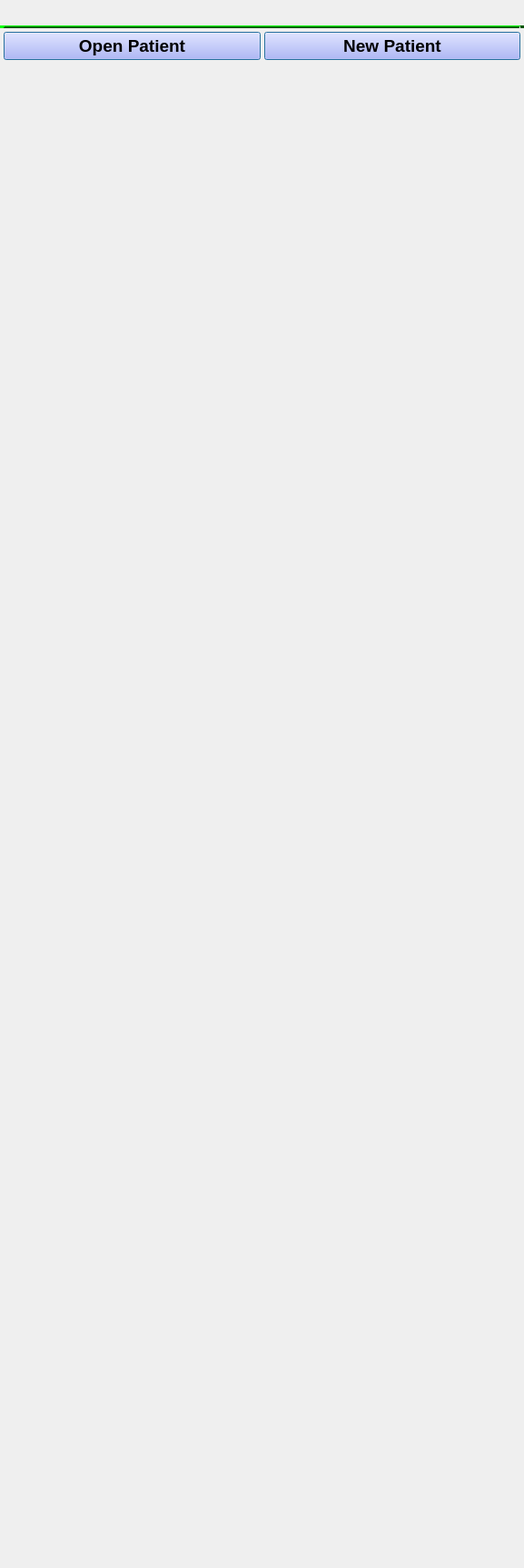
<?xml version="1.0" encoding="UTF-8"?>
<ui version="4.0">
 <class>qSlicerWelcomeModuleWidget</class>
 <widget class="qSlicerWidget" name="qSlicerWelcomeModuleWidget">
  <property name="geometry">
   <rect>
    <x>0</x>
    <y>0</y>
    <width>577</width>
    <height>1725</height>
   </rect>
  </property>
  <property name="windowTitle">
   <string>Welcome</string>
  </property>
  <layout class="QVBoxLayout" name="verticalLayout_12">
   <item>
    <widget class="QLabel" name="LogLable">
     <property name="text">
      <string/>
     </property>
     <property name="pixmap">
      <pixmap resource="../../../../../Applications/SRPlanApp/Resources/SRPlan.qrc">:/ModulePanelLogo.png</pixmap>
     </property>
    </widget>
   </item>
   <item>
    <widget class="QLabel" name="label">
     <property name="text">
      <string/>
     </property>
     <property name="pixmap">
      <pixmap resource="../qSlicerWelcomeModule.qrc">:/Images/WelcomeLogo.png</pixmap>
     </property>
     <property name="scaledContents">
      <bool>false</bool>
     </property>
    </widget>
   </item>
   <item>
    <widget class="Line" name="line">
     <property name="palette">
      <palette>
       <active>
        <colorrole role="WindowText">
         <brush brushstyle="SolidPattern">
          <color alpha="255">
           <red>0</red>
           <green>0</green>
           <blue>0</blue>
          </color>
         </brush>
        </colorrole>
        <colorrole role="Button">
         <brush brushstyle="SolidPattern">
          <color alpha="255">
           <red>0</red>
           <green>170</green>
           <blue>0</blue>
          </color>
         </brush>
        </colorrole>
        <colorrole role="Light">
         <brush brushstyle="SolidPattern">
          <color alpha="255">
           <red>0</red>
           <green>255</green>
           <blue>0</blue>
          </color>
         </brush>
        </colorrole>
        <colorrole role="Midlight">
         <brush brushstyle="SolidPattern">
          <color alpha="255">
           <red>0</red>
           <green>212</green>
           <blue>0</blue>
          </color>
         </brush>
        </colorrole>
        <colorrole role="Dark">
         <brush brushstyle="SolidPattern">
          <color alpha="255">
           <red>0</red>
           <green>85</green>
           <blue>0</blue>
          </color>
         </brush>
        </colorrole>
        <colorrole role="Mid">
         <brush brushstyle="SolidPattern">
          <color alpha="255">
           <red>0</red>
           <green>113</green>
           <blue>0</blue>
          </color>
         </brush>
        </colorrole>
        <colorrole role="Text">
         <brush brushstyle="SolidPattern">
          <color alpha="255">
           <red>0</red>
           <green>0</green>
           <blue>0</blue>
          </color>
         </brush>
        </colorrole>
        <colorrole role="BrightText">
         <brush brushstyle="SolidPattern">
          <color alpha="255">
           <red>255</red>
           <green>255</green>
           <blue>255</blue>
          </color>
         </brush>
        </colorrole>
        <colorrole role="ButtonText">
         <brush brushstyle="SolidPattern">
          <color alpha="255">
           <red>0</red>
           <green>0</green>
           <blue>0</blue>
          </color>
         </brush>
        </colorrole>
        <colorrole role="Base">
         <brush brushstyle="SolidPattern">
          <color alpha="255">
           <red>255</red>
           <green>255</green>
           <blue>255</blue>
          </color>
         </brush>
        </colorrole>
        <colorrole role="Window">
         <brush brushstyle="SolidPattern">
          <color alpha="255">
           <red>0</red>
           <green>170</green>
           <blue>0</blue>
          </color>
         </brush>
        </colorrole>
        <colorrole role="Shadow">
         <brush brushstyle="SolidPattern">
          <color alpha="255">
           <red>0</red>
           <green>0</green>
           <blue>0</blue>
          </color>
         </brush>
        </colorrole>
        <colorrole role="AlternateBase">
         <brush brushstyle="SolidPattern">
          <color alpha="255">
           <red>127</red>
           <green>212</green>
           <blue>127</blue>
          </color>
         </brush>
        </colorrole>
        <colorrole role="ToolTipBase">
         <brush brushstyle="SolidPattern">
          <color alpha="255">
           <red>255</red>
           <green>255</green>
           <blue>220</blue>
          </color>
         </brush>
        </colorrole>
        <colorrole role="ToolTipText">
         <brush brushstyle="SolidPattern">
          <color alpha="255">
           <red>0</red>
           <green>0</green>
           <blue>0</blue>
          </color>
         </brush>
        </colorrole>
       </active>
       <inactive>
        <colorrole role="WindowText">
         <brush brushstyle="SolidPattern">
          <color alpha="255">
           <red>0</red>
           <green>0</green>
           <blue>0</blue>
          </color>
         </brush>
        </colorrole>
        <colorrole role="Button">
         <brush brushstyle="SolidPattern">
          <color alpha="255">
           <red>0</red>
           <green>170</green>
           <blue>0</blue>
          </color>
         </brush>
        </colorrole>
        <colorrole role="Light">
         <brush brushstyle="SolidPattern">
          <color alpha="255">
           <red>0</red>
           <green>255</green>
           <blue>0</blue>
          </color>
         </brush>
        </colorrole>
        <colorrole role="Midlight">
         <brush brushstyle="SolidPattern">
          <color alpha="255">
           <red>0</red>
           <green>212</green>
           <blue>0</blue>
          </color>
         </brush>
        </colorrole>
        <colorrole role="Dark">
         <brush brushstyle="SolidPattern">
          <color alpha="255">
           <red>0</red>
           <green>85</green>
           <blue>0</blue>
          </color>
         </brush>
        </colorrole>
        <colorrole role="Mid">
         <brush brushstyle="SolidPattern">
          <color alpha="255">
           <red>0</red>
           <green>113</green>
           <blue>0</blue>
          </color>
         </brush>
        </colorrole>
        <colorrole role="Text">
         <brush brushstyle="SolidPattern">
          <color alpha="255">
           <red>0</red>
           <green>0</green>
           <blue>0</blue>
          </color>
         </brush>
        </colorrole>
        <colorrole role="BrightText">
         <brush brushstyle="SolidPattern">
          <color alpha="255">
           <red>255</red>
           <green>255</green>
           <blue>255</blue>
          </color>
         </brush>
        </colorrole>
        <colorrole role="ButtonText">
         <brush brushstyle="SolidPattern">
          <color alpha="255">
           <red>0</red>
           <green>0</green>
           <blue>0</blue>
          </color>
         </brush>
        </colorrole>
        <colorrole role="Base">
         <brush brushstyle="SolidPattern">
          <color alpha="255">
           <red>255</red>
           <green>255</green>
           <blue>255</blue>
          </color>
         </brush>
        </colorrole>
        <colorrole role="Window">
         <brush brushstyle="SolidPattern">
          <color alpha="255">
           <red>0</red>
           <green>170</green>
           <blue>0</blue>
          </color>
         </brush>
        </colorrole>
        <colorrole role="Shadow">
         <brush brushstyle="SolidPattern">
          <color alpha="255">
           <red>0</red>
           <green>0</green>
           <blue>0</blue>
          </color>
         </brush>
        </colorrole>
        <colorrole role="AlternateBase">
         <brush brushstyle="SolidPattern">
          <color alpha="255">
           <red>127</red>
           <green>212</green>
           <blue>127</blue>
          </color>
         </brush>
        </colorrole>
        <colorrole role="ToolTipBase">
         <brush brushstyle="SolidPattern">
          <color alpha="255">
           <red>255</red>
           <green>255</green>
           <blue>220</blue>
          </color>
         </brush>
        </colorrole>
        <colorrole role="ToolTipText">
         <brush brushstyle="SolidPattern">
          <color alpha="255">
           <red>0</red>
           <green>0</green>
           <blue>0</blue>
          </color>
         </brush>
        </colorrole>
       </inactive>
       <disabled>
        <colorrole role="WindowText">
         <brush brushstyle="SolidPattern">
          <color alpha="255">
           <red>0</red>
           <green>85</green>
           <blue>0</blue>
          </color>
         </brush>
        </colorrole>
        <colorrole role="Button">
         <brush brushstyle="SolidPattern">
          <color alpha="255">
           <red>0</red>
           <green>170</green>
           <blue>0</blue>
          </color>
         </brush>
        </colorrole>
        <colorrole role="Light">
         <brush brushstyle="SolidPattern">
          <color alpha="255">
           <red>0</red>
           <green>255</green>
           <blue>0</blue>
          </color>
         </brush>
        </colorrole>
        <colorrole role="Midlight">
         <brush brushstyle="SolidPattern">
          <color alpha="255">
           <red>0</red>
           <green>212</green>
           <blue>0</blue>
          </color>
         </brush>
        </colorrole>
        <colorrole role="Dark">
         <brush brushstyle="SolidPattern">
          <color alpha="255">
           <red>0</red>
           <green>85</green>
           <blue>0</blue>
          </color>
         </brush>
        </colorrole>
        <colorrole role="Mid">
         <brush brushstyle="SolidPattern">
          <color alpha="255">
           <red>0</red>
           <green>113</green>
           <blue>0</blue>
          </color>
         </brush>
        </colorrole>
        <colorrole role="Text">
         <brush brushstyle="SolidPattern">
          <color alpha="255">
           <red>0</red>
           <green>85</green>
           <blue>0</blue>
          </color>
         </brush>
        </colorrole>
        <colorrole role="BrightText">
         <brush brushstyle="SolidPattern">
          <color alpha="255">
           <red>255</red>
           <green>255</green>
           <blue>255</blue>
          </color>
         </brush>
        </colorrole>
        <colorrole role="ButtonText">
         <brush brushstyle="SolidPattern">
          <color alpha="255">
           <red>0</red>
           <green>85</green>
           <blue>0</blue>
          </color>
         </brush>
        </colorrole>
        <colorrole role="Base">
         <brush brushstyle="SolidPattern">
          <color alpha="255">
           <red>0</red>
           <green>170</green>
           <blue>0</blue>
          </color>
         </brush>
        </colorrole>
        <colorrole role="Window">
         <brush brushstyle="SolidPattern">
          <color alpha="255">
           <red>0</red>
           <green>170</green>
           <blue>0</blue>
          </color>
         </brush>
        </colorrole>
        <colorrole role="Shadow">
         <brush brushstyle="SolidPattern">
          <color alpha="255">
           <red>0</red>
           <green>0</green>
           <blue>0</blue>
          </color>
         </brush>
        </colorrole>
        <colorrole role="AlternateBase">
         <brush brushstyle="SolidPattern">
          <color alpha="255">
           <red>0</red>
           <green>170</green>
           <blue>0</blue>
          </color>
         </brush>
        </colorrole>
        <colorrole role="ToolTipBase">
         <brush brushstyle="SolidPattern">
          <color alpha="255">
           <red>255</red>
           <green>255</green>
           <blue>220</blue>
          </color>
         </brush>
        </colorrole>
        <colorrole role="ToolTipText">
         <brush brushstyle="SolidPattern">
          <color alpha="255">
           <red>0</red>
           <green>0</green>
           <blue>0</blue>
          </color>
         </brush>
        </colorrole>
       </disabled>
      </palette>
     </property>
     <property name="autoFillBackground">
      <bool>false</bool>
     </property>
     <property name="frameShadow">
      <enum>QFrame::Raised</enum>
     </property>
     <property name="lineWidth">
      <number>5</number>
     </property>
     <property name="midLineWidth">
      <number>1</number>
     </property>
     <property name="orientation">
      <enum>Qt::Horizontal</enum>
     </property>
    </widget>
   </item>
   <item>
    <widget class="QFrame" name="ButtonsFrame">
     <property name="font">
      <font>
       <weight>75</weight>
       <bold>true</bold>
      </font>
     </property>
     <property name="frameShape">
      <enum>QFrame::NoFrame</enum>
     </property>
     <property name="frameShadow">
      <enum>QFrame::Raised</enum>
     </property>
     <layout class="QGridLayout" name="gridLayout_2">
      <property name="leftMargin">
       <number>4</number>
      </property>
      <property name="topMargin">
       <number>4</number>
      </property>
      <property name="rightMargin">
       <number>4</number>
      </property>
      <property name="bottomMargin">
       <number>4</number>
      </property>
      <property name="spacing">
       <number>4</number>
      </property>
      <item row="2" column="1">
       <widget class="QPushButton" name="NewPatientButton">
        <property name="palette">
         <palette>
          <active>
           <colorrole role="WindowText">
            <brush brushstyle="SolidPattern">
             <color alpha="255">
              <red>0</red>
              <green>0</green>
              <blue>0</blue>
             </color>
            </brush>
           </colorrole>
           <colorrole role="Button">
            <brush brushstyle="SolidPattern">
             <color alpha="255">
              <red>170</red>
              <green>170</green>
              <blue>255</blue>
             </color>
            </brush>
           </colorrole>
           <colorrole role="Light">
            <brush brushstyle="SolidPattern">
             <color alpha="255">
              <red>255</red>
              <green>255</green>
              <blue>255</blue>
             </color>
            </brush>
           </colorrole>
           <colorrole role="Midlight">
            <brush brushstyle="SolidPattern">
             <color alpha="255">
              <red>212</red>
              <green>212</green>
              <blue>255</blue>
             </color>
            </brush>
           </colorrole>
           <colorrole role="Dark">
            <brush brushstyle="SolidPattern">
             <color alpha="255">
              <red>85</red>
              <green>85</green>
              <blue>127</blue>
             </color>
            </brush>
           </colorrole>
           <colorrole role="Mid">
            <brush brushstyle="SolidPattern">
             <color alpha="255">
              <red>113</red>
              <green>113</green>
              <blue>170</blue>
             </color>
            </brush>
           </colorrole>
           <colorrole role="Text">
            <brush brushstyle="SolidPattern">
             <color alpha="255">
              <red>0</red>
              <green>0</green>
              <blue>0</blue>
             </color>
            </brush>
           </colorrole>
           <colorrole role="BrightText">
            <brush brushstyle="SolidPattern">
             <color alpha="255">
              <red>255</red>
              <green>255</green>
              <blue>255</blue>
             </color>
            </brush>
           </colorrole>
           <colorrole role="ButtonText">
            <brush brushstyle="SolidPattern">
             <color alpha="255">
              <red>0</red>
              <green>0</green>
              <blue>0</blue>
             </color>
            </brush>
           </colorrole>
           <colorrole role="Base">
            <brush brushstyle="SolidPattern">
             <color alpha="255">
              <red>255</red>
              <green>255</green>
              <blue>255</blue>
             </color>
            </brush>
           </colorrole>
           <colorrole role="Window">
            <brush brushstyle="SolidPattern">
             <color alpha="255">
              <red>170</red>
              <green>170</green>
              <blue>255</blue>
             </color>
            </brush>
           </colorrole>
           <colorrole role="Shadow">
            <brush brushstyle="SolidPattern">
             <color alpha="255">
              <red>0</red>
              <green>0</green>
              <blue>0</blue>
             </color>
            </brush>
           </colorrole>
           <colorrole role="AlternateBase">
            <brush brushstyle="SolidPattern">
             <color alpha="255">
              <red>212</red>
              <green>212</green>
              <blue>255</blue>
             </color>
            </brush>
           </colorrole>
           <colorrole role="ToolTipBase">
            <brush brushstyle="SolidPattern">
             <color alpha="255">
              <red>255</red>
              <green>255</green>
              <blue>220</blue>
             </color>
            </brush>
           </colorrole>
           <colorrole role="ToolTipText">
            <brush brushstyle="SolidPattern">
             <color alpha="255">
              <red>0</red>
              <green>0</green>
              <blue>0</blue>
             </color>
            </brush>
           </colorrole>
          </active>
          <inactive>
           <colorrole role="WindowText">
            <brush brushstyle="SolidPattern">
             <color alpha="255">
              <red>0</red>
              <green>0</green>
              <blue>0</blue>
             </color>
            </brush>
           </colorrole>
           <colorrole role="Button">
            <brush brushstyle="SolidPattern">
             <color alpha="255">
              <red>170</red>
              <green>170</green>
              <blue>255</blue>
             </color>
            </brush>
           </colorrole>
           <colorrole role="Light">
            <brush brushstyle="SolidPattern">
             <color alpha="255">
              <red>255</red>
              <green>255</green>
              <blue>255</blue>
             </color>
            </brush>
           </colorrole>
           <colorrole role="Midlight">
            <brush brushstyle="SolidPattern">
             <color alpha="255">
              <red>212</red>
              <green>212</green>
              <blue>255</blue>
             </color>
            </brush>
           </colorrole>
           <colorrole role="Dark">
            <brush brushstyle="SolidPattern">
             <color alpha="255">
              <red>85</red>
              <green>85</green>
              <blue>127</blue>
             </color>
            </brush>
           </colorrole>
           <colorrole role="Mid">
            <brush brushstyle="SolidPattern">
             <color alpha="255">
              <red>113</red>
              <green>113</green>
              <blue>170</blue>
             </color>
            </brush>
           </colorrole>
           <colorrole role="Text">
            <brush brushstyle="SolidPattern">
             <color alpha="255">
              <red>0</red>
              <green>0</green>
              <blue>0</blue>
             </color>
            </brush>
           </colorrole>
           <colorrole role="BrightText">
            <brush brushstyle="SolidPattern">
             <color alpha="255">
              <red>255</red>
              <green>255</green>
              <blue>255</blue>
             </color>
            </brush>
           </colorrole>
           <colorrole role="ButtonText">
            <brush brushstyle="SolidPattern">
             <color alpha="255">
              <red>0</red>
              <green>0</green>
              <blue>0</blue>
             </color>
            </brush>
           </colorrole>
           <colorrole role="Base">
            <brush brushstyle="SolidPattern">
             <color alpha="255">
              <red>255</red>
              <green>255</green>
              <blue>255</blue>
             </color>
            </brush>
           </colorrole>
           <colorrole role="Window">
            <brush brushstyle="SolidPattern">
             <color alpha="255">
              <red>170</red>
              <green>170</green>
              <blue>255</blue>
             </color>
            </brush>
           </colorrole>
           <colorrole role="Shadow">
            <brush brushstyle="SolidPattern">
             <color alpha="255">
              <red>0</red>
              <green>0</green>
              <blue>0</blue>
             </color>
            </brush>
           </colorrole>
           <colorrole role="AlternateBase">
            <brush brushstyle="SolidPattern">
             <color alpha="255">
              <red>212</red>
              <green>212</green>
              <blue>255</blue>
             </color>
            </brush>
           </colorrole>
           <colorrole role="ToolTipBase">
            <brush brushstyle="SolidPattern">
             <color alpha="255">
              <red>255</red>
              <green>255</green>
              <blue>220</blue>
             </color>
            </brush>
           </colorrole>
           <colorrole role="ToolTipText">
            <brush brushstyle="SolidPattern">
             <color alpha="255">
              <red>0</red>
              <green>0</green>
              <blue>0</blue>
             </color>
            </brush>
           </colorrole>
          </inactive>
          <disabled>
           <colorrole role="WindowText">
            <brush brushstyle="SolidPattern">
             <color alpha="255">
              <red>85</red>
              <green>85</green>
              <blue>127</blue>
             </color>
            </brush>
           </colorrole>
           <colorrole role="Button">
            <brush brushstyle="SolidPattern">
             <color alpha="255">
              <red>170</red>
              <green>170</green>
              <blue>255</blue>
             </color>
            </brush>
           </colorrole>
           <colorrole role="Light">
            <brush brushstyle="SolidPattern">
             <color alpha="255">
              <red>255</red>
              <green>255</green>
              <blue>255</blue>
             </color>
            </brush>
           </colorrole>
           <colorrole role="Midlight">
            <brush brushstyle="SolidPattern">
             <color alpha="255">
              <red>212</red>
              <green>212</green>
              <blue>255</blue>
             </color>
            </brush>
           </colorrole>
           <colorrole role="Dark">
            <brush brushstyle="SolidPattern">
             <color alpha="255">
              <red>85</red>
              <green>85</green>
              <blue>127</blue>
             </color>
            </brush>
           </colorrole>
           <colorrole role="Mid">
            <brush brushstyle="SolidPattern">
             <color alpha="255">
              <red>113</red>
              <green>113</green>
              <blue>170</blue>
             </color>
            </brush>
           </colorrole>
           <colorrole role="Text">
            <brush brushstyle="SolidPattern">
             <color alpha="255">
              <red>85</red>
              <green>85</green>
              <blue>127</blue>
             </color>
            </brush>
           </colorrole>
           <colorrole role="BrightText">
            <brush brushstyle="SolidPattern">
             <color alpha="255">
              <red>255</red>
              <green>255</green>
              <blue>255</blue>
             </color>
            </brush>
           </colorrole>
           <colorrole role="ButtonText">
            <brush brushstyle="SolidPattern">
             <color alpha="255">
              <red>85</red>
              <green>85</green>
              <blue>127</blue>
             </color>
            </brush>
           </colorrole>
           <colorrole role="Base">
            <brush brushstyle="SolidPattern">
             <color alpha="255">
              <red>170</red>
              <green>170</green>
              <blue>255</blue>
             </color>
            </brush>
           </colorrole>
           <colorrole role="Window">
            <brush brushstyle="SolidPattern">
             <color alpha="255">
              <red>170</red>
              <green>170</green>
              <blue>255</blue>
             </color>
            </brush>
           </colorrole>
           <colorrole role="Shadow">
            <brush brushstyle="SolidPattern">
             <color alpha="255">
              <red>0</red>
              <green>0</green>
              <blue>0</blue>
             </color>
            </brush>
           </colorrole>
           <colorrole role="AlternateBase">
            <brush brushstyle="SolidPattern">
             <color alpha="255">
              <red>170</red>
              <green>170</green>
              <blue>255</blue>
             </color>
            </brush>
           </colorrole>
           <colorrole role="ToolTipBase">
            <brush brushstyle="SolidPattern">
             <color alpha="255">
              <red>255</red>
              <green>255</green>
              <blue>220</blue>
             </color>
            </brush>
           </colorrole>
           <colorrole role="ToolTipText">
            <brush brushstyle="SolidPattern">
             <color alpha="255">
              <red>0</red>
              <green>0</green>
              <blue>0</blue>
             </color>
            </brush>
           </colorrole>
          </disabled>
         </palette>
        </property>
        <property name="font">
         <font>
          <pointsize>14</pointsize>
         </font>
        </property>
        <property name="autoFillBackground">
         <bool>false</bool>
        </property>
        <property name="text">
         <string>New Patient</string>
        </property>
        <property name="icon">
         <iconset resource="../qSlicerWelcomeModule.qrc">
          <normaloff>:/Icons/NewPatient.ico</normaloff>:/Icons/NewPatient.ico</iconset>
        </property>
        <property name="iconSize">
         <size>
          <width>45</width>
          <height>48</height>
         </size>
        </property>
        <property name="autoDefault">
         <bool>true</bool>
        </property>
        <property name="default">
         <bool>true</bool>
        </property>
        <property name="flat">
         <bool>false</bool>
        </property>
       </widget>
      </item>
      <item row="2" column="0">
       <widget class="QPushButton" name="OpenPatientButton">
        <property name="palette">
         <palette>
          <active>
           <colorrole role="WindowText">
            <brush brushstyle="SolidPattern">
             <color alpha="255">
              <red>0</red>
              <green>0</green>
              <blue>0</blue>
             </color>
            </brush>
           </colorrole>
           <colorrole role="Button">
            <brush brushstyle="SolidPattern">
             <color alpha="255">
              <red>170</red>
              <green>170</green>
              <blue>255</blue>
             </color>
            </brush>
           </colorrole>
           <colorrole role="Light">
            <brush brushstyle="SolidPattern">
             <color alpha="255">
              <red>255</red>
              <green>255</green>
              <blue>255</blue>
             </color>
            </brush>
           </colorrole>
           <colorrole role="Midlight">
            <brush brushstyle="SolidPattern">
             <color alpha="255">
              <red>212</red>
              <green>212</green>
              <blue>255</blue>
             </color>
            </brush>
           </colorrole>
           <colorrole role="Dark">
            <brush brushstyle="SolidPattern">
             <color alpha="255">
              <red>85</red>
              <green>85</green>
              <blue>127</blue>
             </color>
            </brush>
           </colorrole>
           <colorrole role="Mid">
            <brush brushstyle="SolidPattern">
             <color alpha="255">
              <red>113</red>
              <green>113</green>
              <blue>170</blue>
             </color>
            </brush>
           </colorrole>
           <colorrole role="Text">
            <brush brushstyle="SolidPattern">
             <color alpha="255">
              <red>0</red>
              <green>0</green>
              <blue>0</blue>
             </color>
            </brush>
           </colorrole>
           <colorrole role="BrightText">
            <brush brushstyle="SolidPattern">
             <color alpha="255">
              <red>255</red>
              <green>255</green>
              <blue>255</blue>
             </color>
            </brush>
           </colorrole>
           <colorrole role="ButtonText">
            <brush brushstyle="SolidPattern">
             <color alpha="255">
              <red>0</red>
              <green>0</green>
              <blue>0</blue>
             </color>
            </brush>
           </colorrole>
           <colorrole role="Base">
            <brush brushstyle="SolidPattern">
             <color alpha="255">
              <red>255</red>
              <green>255</green>
              <blue>255</blue>
             </color>
            </brush>
           </colorrole>
           <colorrole role="Window">
            <brush brushstyle="SolidPattern">
             <color alpha="255">
              <red>170</red>
              <green>170</green>
              <blue>255</blue>
             </color>
            </brush>
           </colorrole>
           <colorrole role="Shadow">
            <brush brushstyle="SolidPattern">
             <color alpha="255">
              <red>0</red>
              <green>0</green>
              <blue>0</blue>
             </color>
            </brush>
           </colorrole>
           <colorrole role="AlternateBase">
            <brush brushstyle="SolidPattern">
             <color alpha="255">
              <red>212</red>
              <green>212</green>
              <blue>255</blue>
             </color>
            </brush>
           </colorrole>
           <colorrole role="ToolTipBase">
            <brush brushstyle="SolidPattern">
             <color alpha="255">
              <red>255</red>
              <green>255</green>
              <blue>220</blue>
             </color>
            </brush>
           </colorrole>
           <colorrole role="ToolTipText">
            <brush brushstyle="SolidPattern">
             <color alpha="255">
              <red>0</red>
              <green>0</green>
              <blue>0</blue>
             </color>
            </brush>
           </colorrole>
          </active>
          <inactive>
           <colorrole role="WindowText">
            <brush brushstyle="SolidPattern">
             <color alpha="255">
              <red>0</red>
              <green>0</green>
              <blue>0</blue>
             </color>
            </brush>
           </colorrole>
           <colorrole role="Button">
            <brush brushstyle="SolidPattern">
             <color alpha="255">
              <red>170</red>
              <green>170</green>
              <blue>255</blue>
             </color>
            </brush>
           </colorrole>
           <colorrole role="Light">
            <brush brushstyle="SolidPattern">
             <color alpha="255">
              <red>255</red>
              <green>255</green>
              <blue>255</blue>
             </color>
            </brush>
           </colorrole>
           <colorrole role="Midlight">
            <brush brushstyle="SolidPattern">
             <color alpha="255">
              <red>212</red>
              <green>212</green>
              <blue>255</blue>
             </color>
            </brush>
           </colorrole>
           <colorrole role="Dark">
            <brush brushstyle="SolidPattern">
             <color alpha="255">
              <red>85</red>
              <green>85</green>
              <blue>127</blue>
             </color>
            </brush>
           </colorrole>
           <colorrole role="Mid">
            <brush brushstyle="SolidPattern">
             <color alpha="255">
              <red>113</red>
              <green>113</green>
              <blue>170</blue>
             </color>
            </brush>
           </colorrole>
           <colorrole role="Text">
            <brush brushstyle="SolidPattern">
             <color alpha="255">
              <red>0</red>
              <green>0</green>
              <blue>0</blue>
             </color>
            </brush>
           </colorrole>
           <colorrole role="BrightText">
            <brush brushstyle="SolidPattern">
             <color alpha="255">
              <red>255</red>
              <green>255</green>
              <blue>255</blue>
             </color>
            </brush>
           </colorrole>
           <colorrole role="ButtonText">
            <brush brushstyle="SolidPattern">
             <color alpha="255">
              <red>0</red>
              <green>0</green>
              <blue>0</blue>
             </color>
            </brush>
           </colorrole>
           <colorrole role="Base">
            <brush brushstyle="SolidPattern">
             <color alpha="255">
              <red>255</red>
              <green>255</green>
              <blue>255</blue>
             </color>
            </brush>
           </colorrole>
           <colorrole role="Window">
            <brush brushstyle="SolidPattern">
             <color alpha="255">
              <red>170</red>
              <green>170</green>
              <blue>255</blue>
             </color>
            </brush>
           </colorrole>
           <colorrole role="Shadow">
            <brush brushstyle="SolidPattern">
             <color alpha="255">
              <red>0</red>
              <green>0</green>
              <blue>0</blue>
             </color>
            </brush>
           </colorrole>
           <colorrole role="AlternateBase">
            <brush brushstyle="SolidPattern">
             <color alpha="255">
              <red>212</red>
              <green>212</green>
              <blue>255</blue>
             </color>
            </brush>
           </colorrole>
           <colorrole role="ToolTipBase">
            <brush brushstyle="SolidPattern">
             <color alpha="255">
              <red>255</red>
              <green>255</green>
              <blue>220</blue>
             </color>
            </brush>
           </colorrole>
           <colorrole role="ToolTipText">
            <brush brushstyle="SolidPattern">
             <color alpha="255">
              <red>0</red>
              <green>0</green>
              <blue>0</blue>
             </color>
            </brush>
           </colorrole>
          </inactive>
          <disabled>
           <colorrole role="WindowText">
            <brush brushstyle="SolidPattern">
             <color alpha="255">
              <red>85</red>
              <green>85</green>
              <blue>127</blue>
             </color>
            </brush>
           </colorrole>
           <colorrole role="Button">
            <brush brushstyle="SolidPattern">
             <color alpha="255">
              <red>170</red>
              <green>170</green>
              <blue>255</blue>
             </color>
            </brush>
           </colorrole>
           <colorrole role="Light">
            <brush brushstyle="SolidPattern">
             <color alpha="255">
              <red>255</red>
              <green>255</green>
              <blue>255</blue>
             </color>
            </brush>
           </colorrole>
           <colorrole role="Midlight">
            <brush brushstyle="SolidPattern">
             <color alpha="255">
              <red>212</red>
              <green>212</green>
              <blue>255</blue>
             </color>
            </brush>
           </colorrole>
           <colorrole role="Dark">
            <brush brushstyle="SolidPattern">
             <color alpha="255">
              <red>85</red>
              <green>85</green>
              <blue>127</blue>
             </color>
            </brush>
           </colorrole>
           <colorrole role="Mid">
            <brush brushstyle="SolidPattern">
             <color alpha="255">
              <red>113</red>
              <green>113</green>
              <blue>170</blue>
             </color>
            </brush>
           </colorrole>
           <colorrole role="Text">
            <brush brushstyle="SolidPattern">
             <color alpha="255">
              <red>85</red>
              <green>85</green>
              <blue>127</blue>
             </color>
            </brush>
           </colorrole>
           <colorrole role="BrightText">
            <brush brushstyle="SolidPattern">
             <color alpha="255">
              <red>255</red>
              <green>255</green>
              <blue>255</blue>
             </color>
            </brush>
           </colorrole>
           <colorrole role="ButtonText">
            <brush brushstyle="SolidPattern">
             <color alpha="255">
              <red>85</red>
              <green>85</green>
              <blue>127</blue>
             </color>
            </brush>
           </colorrole>
           <colorrole role="Base">
            <brush brushstyle="SolidPattern">
             <color alpha="255">
              <red>170</red>
              <green>170</green>
              <blue>255</blue>
             </color>
            </brush>
           </colorrole>
           <colorrole role="Window">
            <brush brushstyle="SolidPattern">
             <color alpha="255">
              <red>170</red>
              <green>170</green>
              <blue>255</blue>
             </color>
            </brush>
           </colorrole>
           <colorrole role="Shadow">
            <brush brushstyle="SolidPattern">
             <color alpha="255">
              <red>0</red>
              <green>0</green>
              <blue>0</blue>
             </color>
            </brush>
           </colorrole>
           <colorrole role="AlternateBase">
            <brush brushstyle="SolidPattern">
             <color alpha="255">
              <red>170</red>
              <green>170</green>
              <blue>255</blue>
             </color>
            </brush>
           </colorrole>
           <colorrole role="ToolTipBase">
            <brush brushstyle="SolidPattern">
             <color alpha="255">
              <red>255</red>
              <green>255</green>
              <blue>220</blue>
             </color>
            </brush>
           </colorrole>
           <colorrole role="ToolTipText">
            <brush brushstyle="SolidPattern">
             <color alpha="255">
              <red>0</red>
              <green>0</green>
              <blue>0</blue>
             </color>
            </brush>
           </colorrole>
          </disabled>
         </palette>
        </property>
        <property name="font">
         <font>
          <pointsize>14</pointsize>
         </font>
        </property>
        <property name="text">
         <string>Open Patient</string>
        </property>
        <property name="icon">
         <iconset resource="../qSlicerWelcomeModule.qrc">
          <normaloff>:/Icons/OpenPatient.ico</normaloff>:/Icons/OpenPatient.ico</iconset>
        </property>
        <property name="iconSize">
         <size>
          <width>45</width>
          <height>48</height>
         </size>
        </property>
        <property name="autoDefault">
         <bool>true</bool>
        </property>
        <property name="default">
         <bool>true</bool>
        </property>
       </widget>
      </item>
     </layout>
    </widget>
   </item>
   <item>
    <spacer name="verticalSpacer">
     <property name="orientation">
      <enum>Qt::Vertical</enum>
     </property>
     <property name="sizeType">
      <enum>QSizePolicy::Fixed</enum>
     </property>
     <property name="sizeHint" stdset="0">
      <size>
       <width>20</width>
       <height>120</height>
      </size>
     </property>
    </spacer>
   </item>
   <item>
    <widget class="QLabel" name="IntroLable">
     <property name="text">
      <string/>
     </property>
     <property name="pixmap">
      <pixmap resource="../qSlicerWelcomeModule.qrc">:/Images/SRPlanIntro.png</pixmap>
     </property>
     <property name="scaledContents">
      <bool>false</bool>
     </property>
     <property name="alignment">
      <set>Qt::AlignCenter</set>
     </property>
    </widget>
   </item>
   <item>
    <spacer name="VerticalSpacer">
     <property name="orientation">
      <enum>Qt::Vertical</enum>
     </property>
     <property name="sizeType">
      <enum>QSizePolicy::MinimumExpanding</enum>
     </property>
     <property name="sizeHint" stdset="0">
      <size>
       <width>0</width>
       <height>0</height>
      </size>
     </property>
    </spacer>
   </item>
  </layout>
 </widget>
 <layoutdefault spacing="0" margin="0"/>
 <customwidgets>
  <customwidget>
   <class>qSlicerWidget</class>
   <extends>QWidget</extends>
   <header>qSlicerWidget.h</header>
   <container>1</container>
  </customwidget>
 </customwidgets>
 <resources>
  <include location="../qSlicerWelcomeModule.qrc"/>
  <include location="../../../../../Base/QTGUI/Resources/qSlicerBaseQTGUI.qrc"/>
  <include location="../../../../../Applications/SRPlanApp/Resources/SRPlan.qrc"/>
 </resources>
 <connections/>
</ui>
